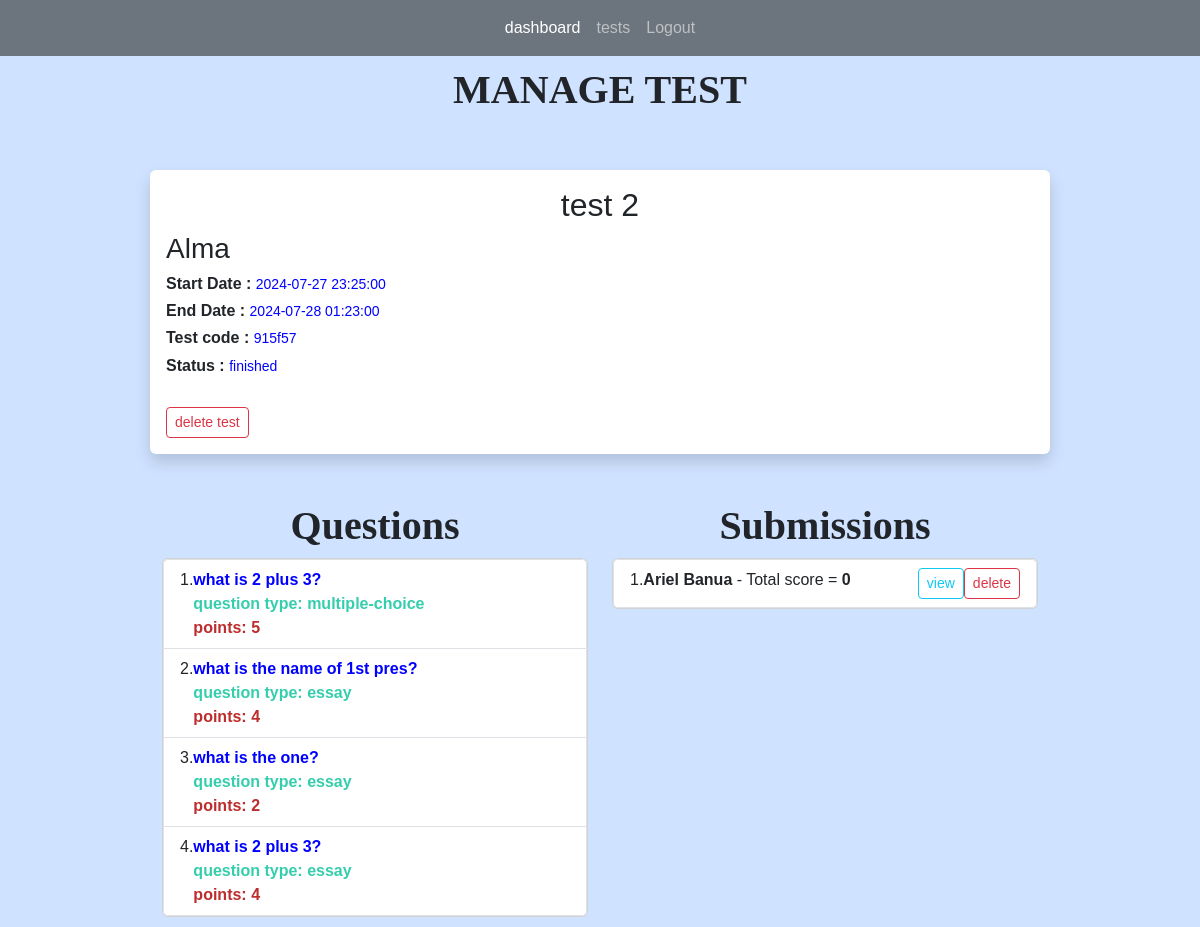
Page /tests/7 (signed in) on the committed database.
### app.py (models this page shows)
class Tests(db.Model):
    test_id = db.Column(db.Integer, primary_key=True)
    title = db.Column(db.String(255))
    start_date = db.Column(db.DateTime, nullable = False)
    end_date = db.Column(db.DateTime, nullable = False)
    status = db.Column(db.String(255))
    teacher_id = db.Column(db.Integer, db.ForeignKey('users.id'))
    teacher = db.relationship('Users', backref=db.backref('tests', lazy=True))
    questions = db.relationship("Questions", backref="question_list")
    code = db.Column(db.String(6), unique=True)  # column to store the unique code
    students = db.relationship('Users', secondary='test_students', backref=db.backref('tests_registered', lazy=True))
    submissions = db.relationship('Submission', backref='test_submissions', lazy=True)

class Users(db.Model, UserMixin):
    id = db.Column(db.Integer, primary_key = True)
    name = db.Column(db.String(200), nullable=False)
    email = db.Column(db.String(120), nullable=False, unique =True)
    password = db.Column(db.String(128), nullable=False)
    role = db.Column(db.String(80), nullable=False)
    submissions = db.relationship('Submission', backref='submitted_tests', lazy=True)

class Questions(db.Model):
    question_id = db.Column(db.Integer, primary_key=True)
    question_text = db.Column(db.String(255), nullable=False)
    question_type = db.Column(db.String(255), nullable=False)
    points = db.Column(db.Integer, nullable=False)
    option1 = db.Column(db.String(255))
    option2 = db.Column(db.String(255))
    option3 = db.Column(db.String(255))
    option4 = db.Column(db.String(255))
    correct_opt = db.Column(db.Integer)
    correct_ans = db.Column(db.String(255))
    stt = db.Column(db.Boolean)
    test_id = db.Column(db.Integer, db.ForeignKey('tests.test_id'))
    test = db.relationship('Tests', backref=db.backref('question_test', lazy=True))
    answer = db.relationship("Answers", uselist=False)

class Submission(db.Model):
    submission_id = db.Column(db.Integer, primary_key=True)
    student_id = db.Column(db.Integer, db.ForeignKey('users.id'))
    test_id = db.Column(db.Integer, db.ForeignKey('tests.test_id'))
    submitted_at = db.Column(db.DateTime, default=datetime.now)
    total_points = db.Column(db.Integer)
    student = db.relationship('Users', backref=db.backref('submitter', lazy=True))
    test = db.relationship('Tests', backref=db.backref('submission_test', lazy=True))
    answers = db.relationship('Answers', backref=db.backref('answered_questions', lazy=True), lazy=True)

### app.py (the view)
@app.route('/tests/<int:id>', methods=['GET', 'POST'])
@login_required(role="teacher")
def test(id):
    test = Tests.query.get_or_404(id)
    questions = Questions.query.filter_by(test_id = id)
    return render_template('manage_test.html', test=test, questions=questions)

### app.py (called while the page is built)
@login_manager.user_loader
def load_user(user_id):
    return Users.query.get(int(user_id))

def login_required(role="ANY"):
    def wrapper(fn):
        @wraps(fn)
        def decorated_view(*args, **kwargs):
            if not current_user.is_authenticated:
               return login_manager.unauthorized()
            if ( (current_user.role != role) and (role != "ANY")):
                return login_manager.unauthorized()
            return fn(*args, **kwargs)
        return decorated_view
    return wrapper

### templates/manage_test.html (shortened to what this page needs)
{% extends 'index.html' %}
{% block content %}
<h1>MANAGE TEST</h1>
<br>
<br/>
<div class="shadow p-3 mb-5 bg-body rounded">
	<h2 style="text-align: center;">{{ test.title }}</h2>
    <h3>{{ test.teacher.name }} </h3>
	<h6><b>Start Date : </b><small style="color: blue;">{{ test.start_date }}</small></h6>
	<h6><b>End Date : </b><small style="color: blue;">{{ test.end_date }}</small></h6>
	<h6><b>Test code : </b><small style="color: blue;">{{ test.code }}</small></h6>
	<h6><b>Status : </b><small style="color: blue;">{{ test.status }}</small></h6>
	<br/>
	{% if test.status == 'scheduled' or test.status == "finished" %}
		<a class="btn btn-outline-danger btn-sm" data-bs-toggle="modal" data-bs-target="#confirmationModal" >delete test</a>
		<br/>
	{% endif %}
</div>
<div class="container text-center">
	<div class="row">
	  <div class="col">
		<h1>Questions</h1>
	  </div>
	  <div class="col">
		<h1>Submissions</h1>
	  </div>
	</div>
	<div class="row">
	  <div class="col">
		<div class="card">
			<ul class="list-group list-group-numbered">
				{% for question in questions %}
				<li style="text-align: left;" class="list-group-item d-flex ">
					<div class="flex-grow-1">
						<b style="color: blue;">
							{{ question.question_text }}
						</b><br>
						<b style="color: rgb(53, 206, 173);">
							question type: {{ question.question_type }}
						</b> <br>
						<b style="color: rgb(189, 45, 45);">
							points: {{ question.points }}
						</b>
					</div>
				</li>
				{% endfor %}
			</ul>
		</div>
	  </div>
	  <div class="col">
		<div class="card">
			<ul class="list-group list-group-numbered">
				{% for submission in test.submissions %}
				<li style="text-align: left;" class="list-group-item d-flex ">
					<div class="flex-grow-1">
						<b >
							{{ submission.student.name }}
						</b>
						- Total score = <b>{{ submission.total_points }}</b>
					</div>
					<a class="btn btn-outline-info btn-sm" href="{{ url_for('view_submission', id=test.test_id, submission_id = submission.submission_id)}}">view</a>
					<a class="btn btn-outline-danger btn-sm" data-bs-toggle="modal" data-bs-target="#subconfirmationModal-{{ submission.submission_id }}" >delete</a>
				</li>
				{% endfor %}
			</ul>
		</div>
	  </div>
	</div>
  </div>
{% endblock %}

### static/main.css (style rules this page uses)
body { font-family: Arial, sans-serif; margin: 0; padding: 0; }
H1 { font-family: Copperplate; font-weight: bold; font-size: 40px; text-align: center; }

### rows in the picture
Tests: title "test 2", start_date "2024-07-27 23:25:00", end_date "2024-07-28 01:23:00", code "915f57", status "finished"
Users: teacher.name "Alma"
Questions: question_text "what is 2 plus 3?", question_type "multiple-choice", points "5"
Questions: question_text "what is the name of 1st pres?", question_type "essay", points "4"
Questions: question_text "what is the one?", question_type "essay", points "2"
Questions: question_text "what is 2 plus 3?", question_type "essay", points "4"
Submission: student.name "Ariel Banua", total_points "0"
